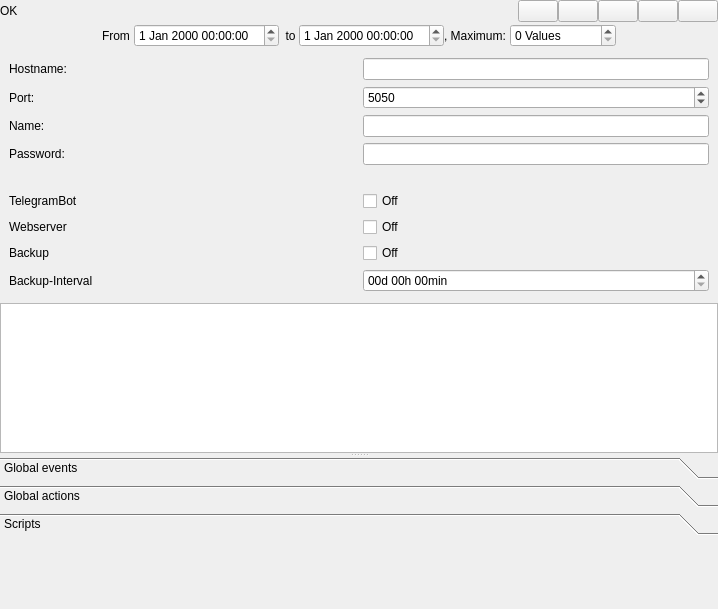
<?xml version="1.0" encoding="UTF-8"?>
<ui version="4.0">
 <class>Form</class>
 <widget class="QWidget" name="Form">
  <property name="geometry">
   <rect>
    <x>0</x>
    <y>0</y>
    <width>718</width>
    <height>609</height>
   </rect>
  </property>
  <property name="windowTitle">
   <string>Form</string>
  </property>
  <layout class="QVBoxLayout" name="verticalLayout">
   <property name="spacing">
    <number>2</number>
   </property>
   <property name="leftMargin">
    <number>0</number>
   </property>
   <property name="topMargin">
    <number>0</number>
   </property>
   <property name="rightMargin">
    <number>0</number>
   </property>
   <property name="bottomMargin">
    <number>0</number>
   </property>
   <item>
    <layout class="QHBoxLayout" name="horizontalLayout_3">
     <property name="spacing">
      <number>0</number>
     </property>
     <item>
      <widget class="QLabel" name="statusLabel">
       <property name="sizePolicy">
        <sizepolicy hsizetype="Preferred" vsizetype="Preferred">
         <horstretch>0</horstretch>
         <verstretch>0</verstretch>
        </sizepolicy>
       </property>
       <property name="text">
        <string>OK</string>
       </property>
      </widget>
     </item>
     <item>
      <spacer name="horizontalSpacer_2">
       <property name="orientation">
        <enum>Qt::Horizontal</enum>
       </property>
       <property name="sizeHint" stdset="0">
        <size>
         <width>0</width>
         <height>0</height>
        </size>
       </property>
      </spacer>
     </item>
     <item>
      <widget class="QPushButton" name="editButton">
       <property name="sizePolicy">
        <sizepolicy hsizetype="Minimum" vsizetype="Preferred">
         <horstretch>0</horstretch>
         <verstretch>0</verstretch>
        </sizepolicy>
       </property>
       <property name="toolTip">
        <string>Edit connection</string>
       </property>
       <property name="text">
        <string/>
       </property>
       <property name="icon">
        <iconset>
         <normaloff>icons/config_hovered.png</normaloff>icons/config_hovered.png</iconset>
       </property>
       <property name="iconSize">
        <size>
         <width>25</width>
         <height>25</height>
        </size>
       </property>
       <property name="checkable">
        <bool>true</bool>
       </property>
      </widget>
     </item>
     <item>
      <widget class="QPushButton" name="pauseButton">
       <property name="toolTip">
        <string>Pause data transmittion</string>
       </property>
       <property name="text">
        <string/>
       </property>
       <property name="icon">
        <iconset>
         <normaloff>icons/pause.png</normaloff>icons/pause.png</iconset>
       </property>
       <property name="iconSize">
        <size>
         <width>25</width>
         <height>25</height>
        </size>
       </property>
       <property name="checkable">
        <bool>true</bool>
       </property>
      </widget>
     </item>
     <item>
      <widget class="QPushButton" name="saveButton">
       <property name="toolTip">
        <string>Download session</string>
       </property>
       <property name="text">
        <string/>
       </property>
       <property name="icon">
        <iconset>
         <normaloff>icons/save_hovered.png</normaloff>icons/save_hovered.png</iconset>
       </property>
       <property name="iconSize">
        <size>
         <width>25</width>
         <height>25</height>
        </size>
       </property>
      </widget>
     </item>
     <item>
      <widget class="QPushButton" name="clearButton">
       <property name="toolTip">
        <string>Delete all signals</string>
       </property>
       <property name="statusTip">
        <string>Delete all signals</string>
       </property>
       <property name="text">
        <string/>
       </property>
       <property name="icon">
        <iconset>
         <normaloff>icons/clear.png</normaloff>icons/clear.png</iconset>
       </property>
       <property name="iconSize">
        <size>
         <width>25</width>
         <height>25</height>
        </size>
       </property>
      </widget>
     </item>
     <item>
      <widget class="QPushButton" name="disconnectButton">
       <property name="toolTip">
        <string>Close connection</string>
       </property>
       <property name="text">
        <string/>
       </property>
       <property name="icon">
        <iconset>
         <normaloff>icons/icons8-stornieren-480.png</normaloff>icons/icons8-stornieren-480.png</iconset>
       </property>
       <property name="iconSize">
        <size>
         <width>25</width>
         <height>25</height>
        </size>
       </property>
      </widget>
     </item>
    </layout>
   </item>
   <item>
    <layout class="QHBoxLayout" name="horizontalLayout_5">
     <property name="spacing">
      <number>0</number>
     </property>
     <item>
      <spacer name="horizontalSpacer_4">
       <property name="orientation">
        <enum>Qt::Horizontal</enum>
       </property>
       <property name="sizeHint" stdset="0">
        <size>
         <width>0</width>
         <height>0</height>
        </size>
       </property>
      </spacer>
     </item>
     <item>
      <widget class="QLabel" name="label_12">
       <property name="text">
        <string>From </string>
       </property>
      </widget>
     </item>
     <item>
      <widget class="QDateTimeEdit" name="fromDateTimeEdit"/>
     </item>
     <item>
      <widget class="QLabel" name="label_13">
       <property name="text">
        <string>  to </string>
       </property>
      </widget>
     </item>
     <item>
      <widget class="QDateTimeEdit" name="toDateTimeEdit"/>
     </item>
     <item>
      <widget class="QLabel" name="label_11">
       <property name="text">
        <string>, Maximum: </string>
       </property>
      </widget>
     </item>
     <item>
      <widget class="QSpinBox" name="maxLengthSpinBox">
       <property name="toolTip">
        <string>Change the recording length</string>
       </property>
       <property name="statusTip">
        <string>Change the recording length</string>
       </property>
       <property name="suffix">
        <string> Values</string>
       </property>
       <property name="maximum">
        <number>10000000</number>
       </property>
       <property name="value">
        <number>0</number>
       </property>
      </widget>
     </item>
     <item>
      <spacer name="horizontalSpacer_5">
       <property name="orientation">
        <enum>Qt::Horizontal</enum>
       </property>
       <property name="sizeHint" stdset="0">
        <size>
         <width>0</width>
         <height>0</height>
        </size>
       </property>
      </spacer>
     </item>
    </layout>
   </item>
   <item>
    <widget class="QWidget" name="editLayout" native="true">
     <layout class="QVBoxLayout" name="verticalLayout_7">
      <item>
       <layout class="QGridLayout" name="_2">
        <property name="bottomMargin">
         <number>0</number>
        </property>
        <property name="horizontalSpacing">
         <number>7</number>
        </property>
        <item row="0" column="1">
         <widget class="QLineEdit" name="hostLineEdit">
          <property name="clearButtonEnabled">
           <bool>true</bool>
          </property>
         </widget>
        </item>
        <item row="3" column="1">
         <widget class="QLineEdit" name="passwordLineEdit">
          <property name="clearButtonEnabled">
           <bool>true</bool>
          </property>
         </widget>
        </item>
        <item row="2" column="1">
         <widget class="QLineEdit" name="nameLineEdit">
          <property name="clearButtonEnabled">
           <bool>true</bool>
          </property>
         </widget>
        </item>
        <item row="1" column="0">
         <widget class="QLabel" name="label_5">
          <property name="text">
           <string>Port:</string>
          </property>
         </widget>
        </item>
        <item row="2" column="0">
         <widget class="QLabel" name="label_3">
          <property name="text">
           <string>Name:</string>
          </property>
         </widget>
        </item>
        <item row="3" column="0">
         <widget class="QLabel" name="label_4">
          <property name="text">
           <string>Password:</string>
          </property>
         </widget>
        </item>
        <item row="1" column="1">
         <widget class="QSpinBox" name="portSpinBox">
          <property name="maximum">
           <number>99999</number>
          </property>
          <property name="value">
           <number>5050</number>
          </property>
         </widget>
        </item>
        <item row="6" column="0">
         <widget class="QLabel" name="label_7">
          <property name="text">
           <string>Webserver</string>
          </property>
         </widget>
        </item>
        <item row="5" column="1">
         <widget class="QCheckBox" name="checkBox">
          <property name="text">
           <string>Off</string>
          </property>
         </widget>
        </item>
        <item row="7" column="0">
         <widget class="QLabel" name="label_8">
          <property name="text">
           <string>Backup</string>
          </property>
         </widget>
        </item>
        <item row="6" column="1">
         <widget class="QCheckBox" name="checkBox_2">
          <property name="text">
           <string>Off</string>
          </property>
         </widget>
        </item>
        <item row="0" column="0">
         <widget class="QLabel" name="label">
          <property name="text">
           <string>Hostname:</string>
          </property>
         </widget>
        </item>
        <item row="4" column="0">
         <spacer name="horizontalSpacer">
          <property name="orientation">
           <enum>Qt::Horizontal</enum>
          </property>
          <property name="sizeHint" stdset="0">
           <size>
            <width>40</width>
            <height>20</height>
           </size>
          </property>
         </spacer>
        </item>
        <item row="7" column="1">
         <widget class="QCheckBox" name="checkBox_3">
          <property name="text">
           <string>Off</string>
          </property>
         </widget>
        </item>
        <item row="5" column="0">
         <widget class="QLabel" name="label_6">
          <property name="text">
           <string>TelegramBot</string>
          </property>
         </widget>
        </item>
        <item row="8" column="1">
         <widget class="QDateTimeEdit" name="dateTimeEdit">
          <property name="date">
           <date>
            <year>2000</year>
            <month>1</month>
            <day>1</day>
           </date>
          </property>
          <property name="minimumDate">
           <date>
            <year>2000</year>
            <month>1</month>
            <day>1</day>
           </date>
          </property>
          <property name="displayFormat">
           <string>ss'd' HH'h' mm'min'</string>
          </property>
          <property name="currentSectionIndex">
           <number>0</number>
          </property>
         </widget>
        </item>
        <item row="8" column="0">
         <widget class="QLabel" name="label_9">
          <property name="text">
           <string>Backup-Interval</string>
          </property>
         </widget>
        </item>
       </layout>
      </item>
     </layout>
    </widget>
   </item>
   <item>
    <widget class="QSplitter" name="splitter">
     <property name="orientation">
      <enum>Qt::Vertical</enum>
     </property>
     <widget class="QListWidget" name="listWidget">
      <property name="alternatingRowColors">
       <bool>true</bool>
      </property>
      <property name="selectionMode">
       <enum>QAbstractItemView::MultiSelection</enum>
      </property>
      <property name="sortingEnabled">
       <bool>true</bool>
      </property>
     </widget>
     <widget class="QToolBox" name="toolBox">
      <property name="currentIndex">
       <number>2</number>
      </property>
      <widget class="QWidget" name="page">
       <property name="geometry">
        <rect>
         <x>0</x>
         <y>0</y>
         <width>718</width>
         <height>85</height>
        </rect>
       </property>
       <attribute name="label">
        <string>Global events</string>
       </attribute>
       <layout class="QVBoxLayout" name="verticalLayout_5">
        <property name="spacing">
         <number>0</number>
        </property>
        <property name="leftMargin">
         <number>0</number>
        </property>
        <property name="topMargin">
         <number>0</number>
        </property>
        <property name="rightMargin">
         <number>0</number>
        </property>
        <property name="bottomMargin">
         <number>0</number>
        </property>
        <item>
         <layout class="QVBoxLayout" name="globalEventLayout"/>
        </item>
       </layout>
      </widget>
      <widget class="QWidget" name="Globale">
       <property name="geometry">
        <rect>
         <x>0</x>
         <y>0</y>
         <width>718</width>
         <height>85</height>
        </rect>
       </property>
       <attribute name="label">
        <string>Global actions</string>
       </attribute>
       <layout class="QVBoxLayout" name="verticalLayout_6">
        <property name="spacing">
         <number>0</number>
        </property>
        <property name="leftMargin">
         <number>0</number>
        </property>
        <property name="topMargin">
         <number>0</number>
        </property>
        <property name="rightMargin">
         <number>0</number>
        </property>
        <property name="bottomMargin">
         <number>0</number>
        </property>
        <item>
         <layout class="QVBoxLayout" name="globalActionLayout"/>
        </item>
       </layout>
      </widget>
      <widget class="QWidget" name="page_2">
       <property name="geometry">
        <rect>
         <x>0</x>
         <y>0</y>
         <width>718</width>
         <height>85</height>
        </rect>
       </property>
       <attribute name="label">
        <string>Scripts</string>
       </attribute>
       <layout class="QVBoxLayout" name="verticalLayout_4">
        <property name="spacing">
         <number>0</number>
        </property>
        <property name="leftMargin">
         <number>0</number>
        </property>
        <property name="topMargin">
         <number>0</number>
        </property>
        <property name="rightMargin">
         <number>0</number>
        </property>
        <property name="bottomMargin">
         <number>0</number>
        </property>
        <item>
         <layout class="QVBoxLayout" name="scriptLayout">
          <property name="spacing">
           <number>0</number>
          </property>
         </layout>
        </item>
       </layout>
      </widget>
     </widget>
    </widget>
   </item>
  </layout>
 </widget>
 <resources/>
 <connections/>
</ui>
